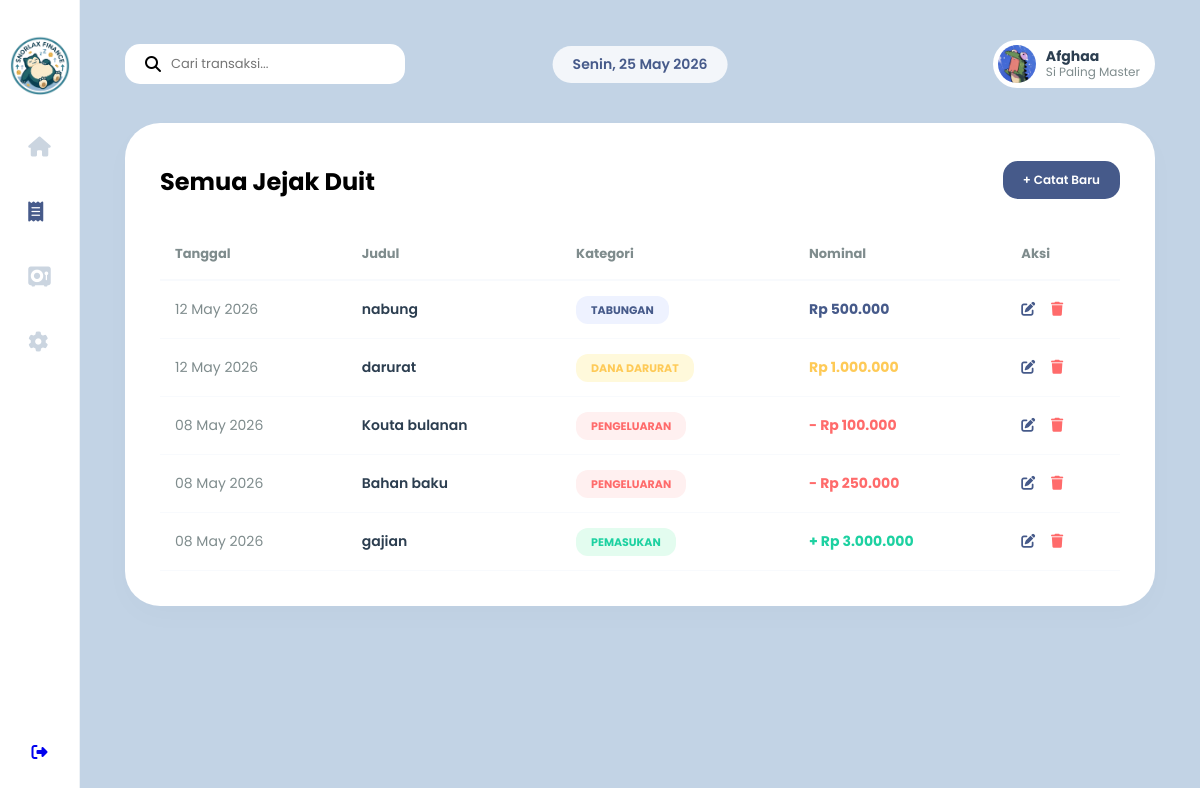
Page /fitur/riwayat.php (signed in) on the committed database.
### tables this page shows
CREATE TABLE `transaksi` (
  `id` int NOT NULL,
  `user_id` int DEFAULT NULL,
  `judul` varchar(100) DEFAULT NULL,
  `tipe` varchar(50) DEFAULT NULL,
  `nominal` decimal(15,2) DEFAULT NULL,
  `tanggal` timestamp NULL DEFAULT CURRENT_TIMESTAMP
);

### config/koneksi.php (called while the page is built, shortened)
<?php
function formatRupiah(int $angka)
{
    return "Rp " . number_format($angka, 0, ',', '.');
}

### fitur/riwayat.php (the view, shortened to what this page needs)
<?php
require_once "../config/koneksi.php";
$user_id = $_SESSION['user_id'];
$keyword = $_GET['cari'] ?? '';
$query = "SELECT * FROM transaksi WHERE user_id = '$user_id' AND judul LIKE '%$keyword%' ORDER BY tanggal DESC";
$result = mysqli_query($conn, $query);
$daftar_hari = ['Sunday' => 'Minggu', 'Monday' => 'Senin', 'Tuesday' => 'Selasa', 'Wednesday' => 'Rabu', 'Thursday' => 'Kamis', 'Friday' => 'Jumat', 'Saturday' => 'Sabtu'];
$tanggal_sekarang = $daftar_hari[date('l')] . ", " . date('d M Y');
?>
<!DOCTYPE html>
<html lang="id">
<head>
    <link rel="stylesheet" href="../css/dashboard.css">
    <link rel="stylesheet" href="../css/riwayat.css">
    <link rel="stylesheet" href="https://cdnjs.cloudflare.com/ajax/libs/font-awesome/6.5.0/css/all.min.css">
</head>
<body>
    <div class="app-container">
        <aside class="sidebar">
            <div class="logo">
                <img src="../assets/img/logo.png" alt="Logo">
            </div>
            <nav class="menu">
                <a href="../auth/dashboard.php"><i class="fa-solid fa-house"></i></a>
                <a href="riwayat.php" class="active"><i class="fa-solid fa-receipt"></i></a>
                <a href="vault.php"><i class="fa-solid fa-vault"></i></a>
                <a href="setting.php"><i class="fa-solid fa-gear"></i></a>
            </nav>
            <div class="sidebar-bottom">
                <a href="../auth/logout.php"><i class="fa-solid fa-right-from-bracket"></i></a>
            </div>
        </aside>
        <main class="main-content">
            <header class="topbar">
                <form action="riwayat.php" method="GET" class="search-box">
                    <i class="fa-solid fa-magnifying-glass"></i>
                    <input type="text" name="cari" value="<?= $keyword ?>" placeholder="Cari transaksi...">
                </form>
                <div class="date-center">
                    <span><?php echo $tanggal_sekarang; ?></span>
                </div>
                <div class="topbar-right">
                    <div class="user-profile">
                        <img src="../assets/img/profile.jpg" alt="Avatar">
                        <div class="user-info">
                            <strong><?php echo $_SESSION['username']; ?></strong>
                            <small>Si Paling Master</small>
                        </div>
                    </div>
                </div>
            </header>
            <div class="riwayat-container">
                <div style="display:flex; justify-content:space-between; align-items:center;">
                    <h2 class="page-title" style="margin:0;">Semua Jejak Duit</h2>
                    <a href="../auth/dashboard.php#modal-tambah" class="btn-jejak" style="background:var(--primary-blue); color:white; padding:10px 20px; border-radius:15px; font-size:12px; font-weight:600;">+ Catat Baru</a>
                </div>
                <table>
                    <thead>
                        <tr>
                            <th>Tanggal</th>
                            <th>Judul</th>
                            <th>Kategori</th>
                            <th>Nominal</th>
                            <th>Aksi</th>
                        </tr>
                    </thead>
                    <tbody>
                        <?php if (mysqli_num_rows($result) > 0): ?>
                            <?php while ($row = mysqli_fetch_assoc($result)): ?>
                                <?php
                                $tipe = $row['tipe'];
                                $simbol = ($tipe == 'pemasukan') ? '+ ' : '- ';
                                if ($tipe == 'tabungan' || $tipe == 'dana_darurat') $simbol = '';
                                ?>
                                <tr>
                                    <td style="color:var(--text-gray);"><?= date('d M Y', strtotime($row['tanggal'])) ?></td>
                                    <td style="font-weight:600; color:var(--text-dark);"><?= $row['judul'] ?></td>
                                    <td>
                                        <span class="badge badge-<?= $tipe ?>">
                                            <?= str_replace('_', ' ', $tipe) ?>
                                        </span>
                                    </td>
                                    <td class="text-<?= $tipe ?>">
                                        <?= $simbol . formatRupiah($row['nominal']) ?>
                                    </td>
                                    <td>
                                        <a href="../auth/edit.php?id=<?= $row['id'] ?>" style="color:var(--primary-blue); margin-right:12px;"><i class="fa-solid fa-pen-to-square"></i></a>
                                        <a href="../auth/hapus.php?id=<?= $row['id'] ?>" onclick="return confirm('Yakin mau diapus jejak ini, Master?')" style="color:#ff6b6b;"><i class="fa-solid fa-trash"></i></a>
                                    </td>
                                </tr>
                            <?php endwhile; ?>
                        <?php endif; ?>
                    </tbody>
                </table>
            </div>
        </main>
    </div>
</body>
</html>

### css/dashboard.css (style rules this page uses)
:root { --primary-blue: #465a8a; --bg-main: #c2d3e5; --white: #ffffff; --text-dark: #2c3e50; --text-gray: #7f8c8d; --grad-biru: linear-gradient(135deg, #465a8a 0%, #6c7fb6 100%); }
* { margin: 0; padding: 0; box-sizing: border-box; font-family: "Poppins", sans-serif; }
body { display: flex; justify-content: center; align-items: center; height: 100vh; background: var(--bg-main); }
.app-container { width: 100%; height: 100%; display: flex; overflow: hidden; }
.sidebar { width: 80px; background: var(--white); display: flex; flex-direction: column; align-items: center; padding: 35px 0; border-right: 1px solid #eef2f6; }
.sidebar .logo img { width: 60px; height: 60px; object-fit: contain; }
.menu { flex-grow: 1; display: flex; flex-direction: column; gap: 35px; margin-top: 30px; }
.menu a { color: #cbd5e0; font-size: 20px; text-decoration: none; }
.menu a.active, .menu a:hover { color: var(--primary-blue); }
.main-content { flex-grow: 1; padding: 30px 45px; overflow-y: auto; scrollbar-width: none; position: relative; }
.topbar { display: flex; justify-content: space-between; align-items: center; margin-bottom: 25px; position: sticky; top: 0; z-index: 50; background: var(--bg-main); padding: 10px 0; }
.topbar-right { display: flex; align-items: center; gap: 20px; }
.date-center { position: absolute; left: 50%; transform: translateX(-50%); background: rgba(255, 255, 255, 0.8); padding: 8px 20px; border-radius: 20px; font-weight: 600; font-size: 14px; color: var(--primary-blue); }
.search-box { background: var(--white); padding: 10px 20px; border-radius: 15px; width: 280px; display: flex; align-items: center; gap: 10px; }
.search-box input { border: none; outline: none; width: 100%; font-size: 13px; }
.user-profile { display: flex; align-items: center; gap: 10px; background: var(--white); padding: 5px 15px 5px 5px; border-radius: 35px; }
.user-profile img { width: 38px; height: 38px; border-radius: 50%; }
.user-info { display: flex; flex-direction: column; line-height: 1.2; }
.user-info strong { font-size: 14px; color: var(--text-dark); display: block; }
.user-info small { font-size: 12px; color: var(--text-gray); display: block; }
.btn-jejak { display: inline-block; margin-top: 3px; margin-bottom: 5px; color: var(--text-gray); text-decoration: none; font-size: 13px; transition: 0.3s; }

### css/riwayat.css (style rules this page uses)
.badge { padding: 6px 15px; border-radius: 12px; font-size: 11px; font-weight: 700; text-transform: uppercase; }
.badge-pemasukan { background: #e3fcef; color: #1dd1a1; }
.text-pemasukan { color: #1dd1a1; font-weight: bold; }
.badge-pengeluaran { background: #fff0f0; color: #ff6b6b; }
.text-pengeluaran { color: #ff6b6b; font-weight: bold; }
.badge-tabungan { background: #eef2ff; color: #465a8a; }
.text-tabungan { color: #465a8a; font-weight: bold; }
.badge-dana_darurat { background: #fff9db; color: #feca57; }
.text-dana_darurat { color: #feca57; font-weight: bold; }
.riwayat-container { background: white; padding: 35px; border-radius: 35px; box-shadow: 0 10px 30px rgba(0, 0, 0, 0.02); }
table { width: 100%; border-collapse: collapse; margin-top: 25px; }
th { text-align: left; padding: 15px; color: var(--text-gray); font-size: 13px; border-bottom: 2px solid #f8fafd; }
td { padding: 18px 15px; font-size: 14px; border-bottom: 1px solid #f8fafd; }

### rows in the picture
transaksi: tanggal "12 May 2026", judul "nabung", tipe "TABUNGAN", nominal "Rp 500.000"
transaksi: tanggal "12 May 2026", judul "darurat", tipe "DANA DARURAT", nominal "Rp 1.000.000"
transaksi: tanggal "08 May 2026", judul "Kouta bulanan", tipe "PENGELUARAN", tipe "-", nominal "Rp 100.000"
transaksi: tanggal "08 May 2026", judul "Bahan baku", tipe "PENGELUARAN", tipe "-", nominal "Rp 250.000"
transaksi: tanggal "08 May 2026", judul "gajian", tipe "PEMASUKAN", tipe "+", nominal "Rp 3.000.000"

### other values in the picture
$_SESSION['username'] "Afghaa"
